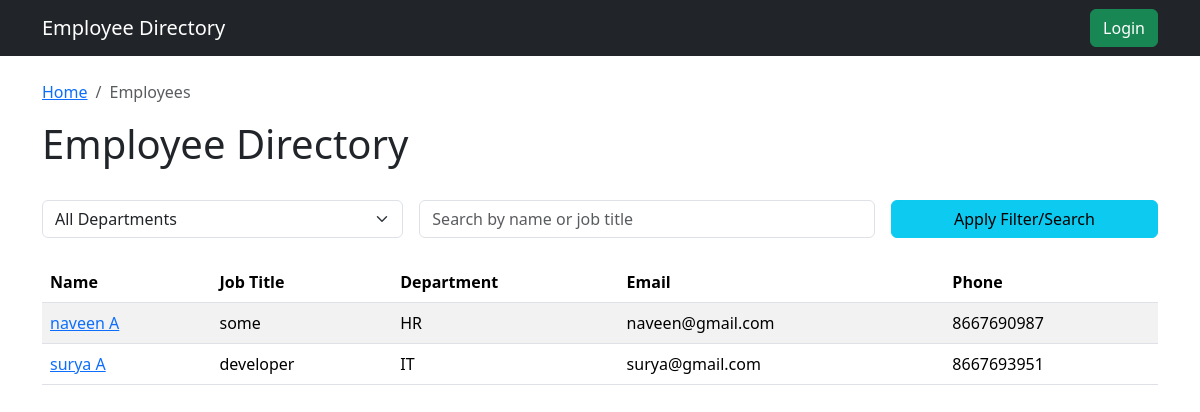
/employees/, run on the app's committed database.
### employees/models.py (models this page shows, shortened)
class Employee(models.Model):
    first_name = models.CharField(max_length=100)
    last_name = models.CharField(max_length=100)
    email = models.EmailField(unique=True)
    phone_number = models.CharField(max_length=20, blank=True, null=True)
    hire_date = models.DateField()
    job_title = models.CharField(max_length=100)
    department = models.ForeignKey(Department, on_delete=models.SET_NULL, null=True, blank=True)
    class Meta:
        ordering = ['last_name', 'first_name']
    def full_name(self):
        return f"{self.first_name} {self.last_name}"

class Department(models.Model):
    name = models.CharField(max_length=100, unique=True)
    class Meta:
        ordering = ['name']
    def __str__(self):
        return self.name

### employees/views.py (the view)
# urls.py: path('', EmployeeListView.as_view(), name='home'),
class EmployeeListView(ListView):
    model = Employee
    template_name = 'employees/employee_list.html'
    context_object_name = 'employees'
    paginate_by = 10
    def get_queryset(self):
        queryset = super().get_queryset()
        department_id = self.request.GET.get('department')
        if department_id:
            queryset = queryset.filter(department__id=department_id)
        query = self.request.GET.get('q')
        if query:
            queryset = queryset.filter(
                Q(first_name__icontains=query) |
                Q(last_name__icontains=query) |
                Q(job_title__icontains=query)
            )
        return queryset
    def get_context_data(self, **kwargs):
        context = super().get_context_data(**kwargs)
        context['departments'] = Department.objects.all()
        context['selected_department'] = self.request.GET.get('department', '')
        context['query'] = self.request.GET.get('q', '')
        context['breadcrumbs'] = [
            {'name': 'Home', 'url': reverse_lazy('home')},
            {'name': 'Employees', 'url': reverse_lazy('employee_list')},
        ]
        return context

### employees/templates/employees/employee_list.html (shortened to what this page needs)
{% extends 'base.html' %}
{% block content %}
<div class="d-flex justify-content-between align-items-center mb-4">
    <h1>Employee Directory</h1>
</div>
<form method="GET" class="mb-4">
    <div class="row g-3 align-items-center">
        <div class="col-md-4">
            <select name="department" id="departmentFilter" class="form-select">
                <option value="">All Departments</option>
            </select>
        </div>
        <div class="col-md-5">
            <input type="text" id="searchQuery" name="q" class="form-control" placeholder="Search by name or job title" value="{{ query }}">
        </div>
        <div class="col-md-3">
            <button type="submit" class="btn btn-info w-100">Apply Filter/Search</button>
        </div>
    </div>
</form>
{% if employees %}
<div class="table-responsive">
    <table class="table table-striped table-hover">
        <thead>
            <tr>
                <th>Name</th>
                <th>Job Title</th>
                <th>Department</th>
                <th>Email</th>
                <th>Phone</th>
            </tr>
        </thead>
        <tbody>
            {% for employee in employees %}
            <tr>
                <td><a href="{% url 'employee_detail' employee.pk %}">{{ employee.full_name }}</a></td>
                <td>{{ employee.job_title }}</td>
                <td>{{ employee.department|default:"N/A" }}</td>
                <td>{{ employee.email }}</td>
                <td>{{ employee.phone_number|default:"N/A" }}</td>
            </tr>
            {% endfor %}
        </tbody>
    </table>
</div>
{% else %}
    <div class="alert alert-info" role="alert">
        No employees found matching your criteria.
    </div>
{% endif %}
{% endblock %}

### templates/base.html (shortened to what this page needs)
<!DOCTYPE html>
<html lang="en">
<head>
    <link href="https://cdn.jsdelivr.net/npm/bootstrap@5.3.3/dist/css/bootstrap.min.css" rel="stylesheet">
</head>
<body>
    <nav class="navbar navbar-expand-lg navbar-dark bg-dark">
        <div class="container">
            <a class="navbar-brand" href="{% url 'home' %}">Employee Directory</a>
            <div class="collapse navbar-collapse" id="navbarNav">
                <ul class="navbar-nav ms-auto">
                    {% if user.is_authenticated %}
                    <span class="navbar-text me-3">
                        Welcome, {{ user.username }}
                    </span>
                    <li class="nav-item">
                        <form action="{% url 'logout' %}" method="post" style="display: inline;">
                            {% csrf_token %}
                            <button type="submit" class="btn btn-danger">Logout</button>
                        </form>
                    </li>
                    {% else %}
                    <li class="nav-item">
                        <a class="btn btn-success" href="{% url 'login' %}">Login</a>
                    </li>
                    {% endif %}
                </ul>
            </div>
        </div>
    </nav>
    <div class="container mt-4">
        {% if breadcrumbs %}
        <nav aria-label="breadcrumb" class="mb-3">
            <ol class="breadcrumb">
                {% for crumb in breadcrumbs %}
                    {% if forloop.last %}
                        <li class="breadcrumb-item active" aria-current="page">{{ crumb.name }}</li>
                    {% else %}
                        <li class="breadcrumb-item"><a href="{{ crumb.url }}">{{ crumb.name }}</a></li>
                    {% endif %}
                {% endfor %}
            </ol>
        </nav>
        {% endif %}
        {% block content %}{% endblock %}
    </div>
</body>
</html>

### data on the page
Employee: full_name "naveen A", job_title "some", department "HR", email "naveen@gmail.com", phone_number "8667690987"
Employee: full_name "surya A", job_title "developer", department "IT", email "surya@gmail.com", phone_number "8667693951"

### other printed values
{{ crumb.name }} "Home"
{{ crumb.name }} "Employees"
